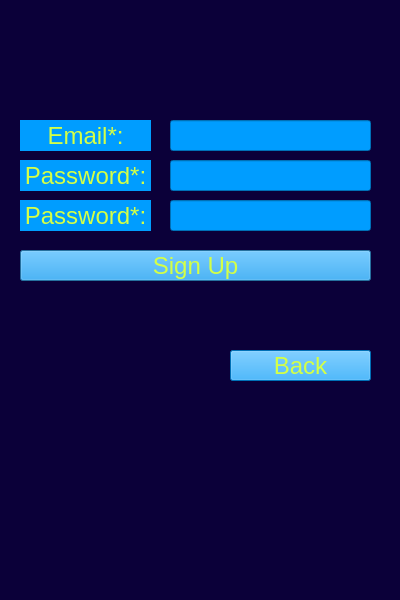
<?xml version="1.0" encoding="UTF-8"?>
<ui version="4.0">
 <class>LoginWindow</class>
 <widget class="QDialog" name="LoginWindow">
  <property name="enabled">
   <bool>true</bool>
  </property>
  <property name="geometry">
   <rect>
    <x>0</x>
    <y>0</y>
    <width>400</width>
    <height>600</height>
   </rect>
  </property>
  <property name="windowTitle">
   <string>Dialog</string>
  </property>
  <property name="styleSheet">
   <string notr="true">background-color:rgb(11, 0, 57);</string>
  </property>
  <widget class="QLabel" name="label_email">
   <property name="geometry">
    <rect>
     <x>20</x>
     <y>120</y>
     <width>131</width>
     <height>31</height>
    </rect>
   </property>
   <property name="styleSheet">
    <string notr="true">background-color:rgb(0, 157, 255);color:rgb(212, 255, 70);font-size:18pt;</string>
   </property>
   <property name="text">
    <string>Email*:</string>
   </property>
   <property name="alignment">
    <set>Qt::AlignCenter</set>
   </property>
  </widget>
  <widget class="QLabel" name="label_password">
   <property name="geometry">
    <rect>
     <x>20</x>
     <y>160</y>
     <width>131</width>
     <height>31</height>
    </rect>
   </property>
   <property name="styleSheet">
    <string notr="true">background-color:rgb(0, 157, 255);color:rgb(212, 255, 70);font-size:18pt;</string>
   </property>
   <property name="text">
    <string>Password*:</string>
   </property>
   <property name="alignment">
    <set>Qt::AlignCenter</set>
   </property>
  </widget>
  <widget class="QPushButton" name="signUp_button_login">
   <property name="geometry">
    <rect>
     <x>20</x>
     <y>250</y>
     <width>351</width>
     <height>31</height>
    </rect>
   </property>
   <property name="styleSheet">
    <string notr="true">background-color:rgb(0, 157, 255);color:rgb(212, 255, 70);font-size:18pt;</string>
   </property>
   <property name="text">
    <string>Sign Up</string>
   </property>
  </widget>
  <widget class="QLabel" name="label_signUpView_userFeedback">
   <property name="geometry">
    <rect>
     <x>20</x>
     <y>300</y>
     <width>351</width>
     <height>31</height>
    </rect>
   </property>
   <property name="styleSheet">
    <string notr="true">background-color:rgb(11, 0, 57);color:rgb(255, 0, 0);font-size:12pt;</string>
   </property>
   <property name="text">
    <string/>
   </property>
  </widget>
  <widget class="QLineEdit" name="signUp_email">
   <property name="geometry">
    <rect>
     <x>170</x>
     <y>120</y>
     <width>201</width>
     <height>31</height>
    </rect>
   </property>
   <property name="styleSheet">
    <string notr="true">background-color:rgb(0, 157, 255);color:rgb(212, 255, 70);font-size:18pt;</string>
   </property>
  </widget>
  <widget class="QLineEdit" name="signUp_password">
   <property name="geometry">
    <rect>
     <x>170</x>
     <y>160</y>
     <width>201</width>
     <height>31</height>
    </rect>
   </property>
   <property name="styleSheet">
    <string notr="true">background-color:rgb(0, 157, 255);color:rgb(212, 255, 70);font-size:18pt;</string>
   </property>
  </widget>
  <widget class="QLabel" name="label_password_2">
   <property name="geometry">
    <rect>
     <x>20</x>
     <y>200</y>
     <width>131</width>
     <height>31</height>
    </rect>
   </property>
   <property name="styleSheet">
    <string notr="true">background-color:rgb(0, 157, 255);color:rgb(212, 255, 70);font-size:18pt;</string>
   </property>
   <property name="text">
    <string>Password*:</string>
   </property>
   <property name="alignment">
    <set>Qt::AlignCenter</set>
   </property>
  </widget>
  <widget class="QLineEdit" name="signUp_password2">
   <property name="geometry">
    <rect>
     <x>170</x>
     <y>200</y>
     <width>201</width>
     <height>31</height>
    </rect>
   </property>
   <property name="styleSheet">
    <string notr="true">background-color:rgb(0, 157, 255);color:rgb(212, 255, 70);font-size:18pt;</string>
   </property>
  </widget>
  <widget class="QPushButton" name="signUp_button_back">
   <property name="geometry">
    <rect>
     <x>230</x>
     <y>350</y>
     <width>141</width>
     <height>31</height>
    </rect>
   </property>
   <property name="styleSheet">
    <string notr="true">background-color:rgb(0, 157, 255);color:rgb(212, 255, 70);font-size:18pt;</string>
   </property>
   <property name="text">
    <string>Back</string>
   </property>
  </widget>
 </widget>
 <resources/>
 <connections/>
</ui>
